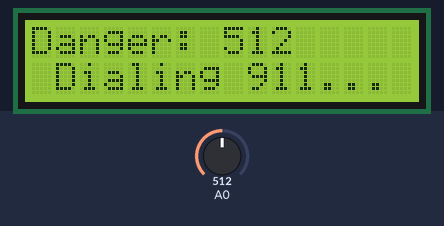
Simulated run of this sketch. Board: Arduino Uno, built with avr-gcc and run on an emulated ATmega328P. Parts: 16×2 character LCD. The inputs (shaded band) are chosen by the test bench; at power-on: A0 = 512.

Above: at 1.2 s.
1.3 s: A0 set to 230
At 2.4 s:
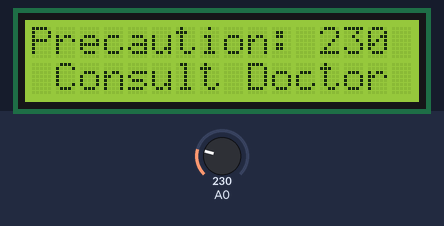
5.4 s: A0 set to 37
At 7.0 s:
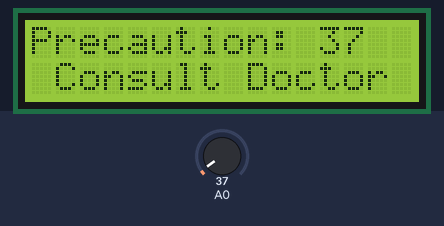
8.7 s: A0 set to 30
At 10.1 s:
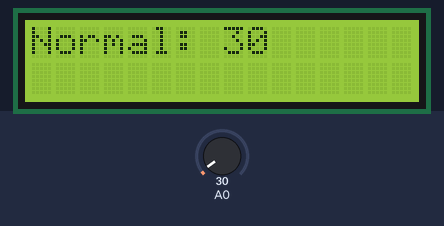
Timing chart, 0 to 11.7 s (numbered marks = the images above; inputs shaded):
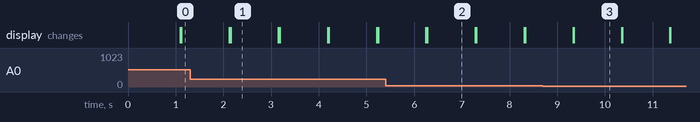

The sketch:

HOSA_Sensor_Display_1.ino
```cpp
 #include <Wire.h>
#include <LiquidCrystal_I2C.h>

LiquidCrystal_I2C lcd(0x27, 2, 1, 0, 4, 5, 6, 7, 3, POSITIVE);

void setup()
{
  lcd.begin(16,2);
  lcd.clear();
}

void loop() {
  unsigned int analogValue;


  analogValue = analogRead(A0);
  String displayVal = String(16);

   String S_Danger = String(16);
    String S_Precaution = String(16);
     String S_Normal = String(16);
     String S_EmergencyCare = String(16);
     String S_PrecautionCare = String(16);
 S_Normal = "Normal: ";
 S_Precaution = "Precaution: ";
 S_Danger = "Danger: ";
 S_EmergencyCare = "Dialing 911...";
 S_PrecautionCare = "Consult Doctor";

  if ( analogValue < 35){
    displayVal = S_Normal +analogValue ;//+ " " + "Normal";
  }else if (analogValue < 240 ){
    displayVal = S_Precaution + analogValue;// + " " + "Precaution";
  }else {
    displayVal = S_Danger +analogValue ;// + " " + "Danger";
  }
  lcd.print(displayVal);
  if ( analogValue >= 240 ) {
    lcd.setCursor(1 , 2);
    lcd.print(S_EmergencyCare);
  }
  if (( analogValue >= 35 ) && (analogValue <= 240)) {
    lcd.setCursor(1 , 2);
    lcd.print(S_PrecautionCare);
  }
  delay (1000);
  lcd.clear();

}
```

Measured:
- the behaviour switches between 35 and 34 on A0 (found by bisection; images 2 and 3)
- after the input at 1.3 s, the display: first differs from a run without the input after 0.85 s (image 1)
- after the input at 5.4 s, the display: first differs from a run without the input after 0.87 s (image 2)
- after the input at 8.7 s, the display: first differs from a run without the input after 0.65 s (image 3)
- what the display in image 1 shows lasts 1.1 s, from 2.1 s to 3.2 s
